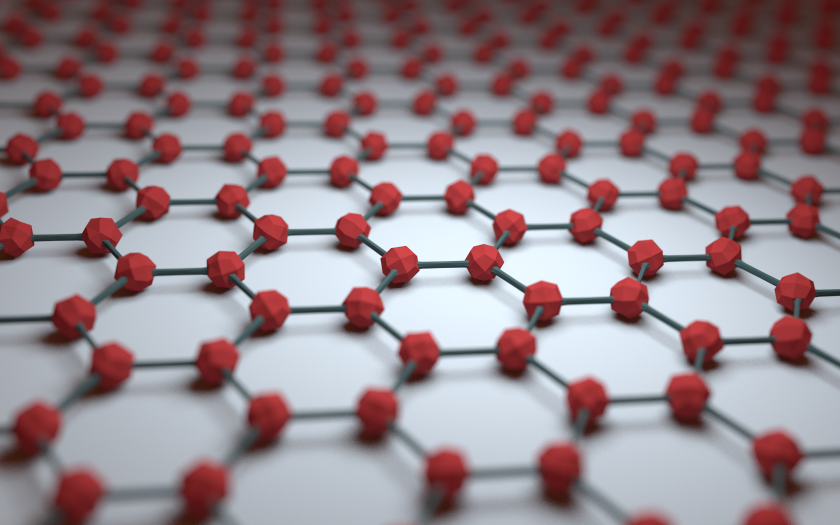
#> input picture images_raw/Graphene_Render05.png, 1680 x 1050 px, found by its file name (shown at 1/2 size)
$ python transform_image.py
#> lines starting #> are read from the running program, lines starting #| are printed output that depends on the picture
#> further down, input_image is the input picture: PIL image 1680x1050 RGBA; mean R, G, B, A 148.5, 132, 137.6, 255
from PIL import Image, ImageEnhance, ImageOps

try:
    from .palettes import (
        waveshare_e6_calibrated,
        waveshare_e6_empirical,
        waveshare_e6_ideal,
    )
except ImportError:
    from palettes import waveshare_e6_calibrated, waveshare_e6_empirical, waveshare_e6_ideal


def _boost_image(image: Image.Image, boost: str) -> Image.Image:
    if boost == "off":
        return image
    if boost != "mild":
        raise ValueError("Unknown boost mode")

    image = ImageEnhance.Contrast(image).enhance(1.15)
    image = ImageEnhance.Color(image).enhance(1.18)
    return ImageEnhance.Sharpness(image).enhance(1.08)


def _prepared_image(
    image: Image.Image, target: tuple[int, int] | None = None, boost: str = "off"
) -> Image.Image:
#> called with boost = 'off'
    image = ImageOps.exif_transpose(image)

    if image.mode != "RGB":
        image = image.convert("RGB")

    if target is None:
        width, height = image.size
#> width = 1680; height = 1050
        aspect = width / height
#> aspect = 1.6
        target = (400, 600) if aspect < 1 else (600, 400)
#> target = (600, 400)

    prepared = ImageOps.fit(
        image, target, method=Image.Resampling.LANCZOS, centering=(0.5, 0.5)
    )
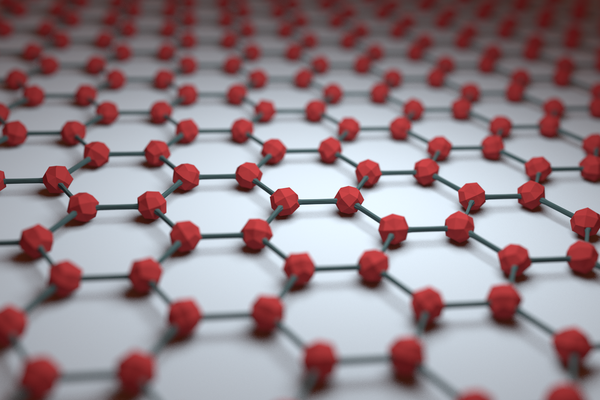
#> prepared: PIL image 600x400 RGB; mean R, G, B 149.8, 133.2, 138.9
    return _boost_image(prepared, boost)


def _palette_image(palette: list) -> Image.Image:
    palette_img = Image.new("P", (1, 1), 0)
    palette_img.putpalette(sum(palette, ()))
    return palette_img


def transform_image_pair(
    image: Image.Image,
    preview_palette: list,
    display_palette: list,
    target: tuple[int, int] | None = None,
    boost: str = "off",
) -> tuple[Image.Image, Image.Image]:
    prepared = _prepared_image(image, target, boost)
    dithered = prepared.quantize(
        colors=len(preview_palette),
        dither=Image.Dither.FLOYDSTEINBERG,
        palette=_palette_image(preview_palette),
    )
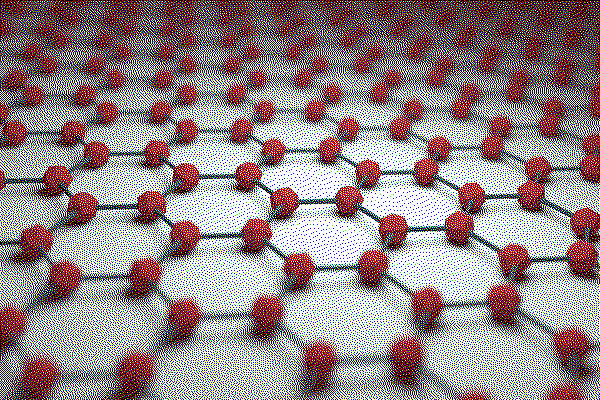
#> dithered: PIL image 600x400 P; mean R, G, B 149.9, 132.7, 138.7

    display_indexed = Image.new("P", dithered.size)
#> display_indexed: PIL image 600x400 P; every value is 0
    display_indexed.putpalette(sum(display_palette, ()))
    display_indexed.frombytes(dithered.tobytes())

    return dithered.convert("RGB"), display_indexed.convert("RGB")


def transform_image(
    image: Image.Image, palette: list, target: tuple[int, int] | None = None, boost: str = "off"
) -> Image.Image:
    """
    Transforms the input image to match the given palette.

    Args:
        image (Image.Image): The input image to be transformed.
        palette (list): A list of RGB tuples representing the target palette.

    Returns:
        Image.Image: The transformed image.
    """
    preview, _ = transform_image_pair(image, palette, palette, target, boost)
    return preview


if __name__ == "__main__":
    # Example usage
    image_name = "Graphene_Render05.png"  # Replace with your image name
    input_image_path = f"images_raw/{image_name}"  # Replace with your input image path
    output_image_path = (
        f"images/dith_{image_name}"  # Replace with your desired output image path
    )

    # Load the input image
    input_image = Image.open(input_image_path)

    # Transform the image using the ideal palette
    # transformed_image = transform_image(input_image, waveshare_e6_empirical)
    transformed_image = transform_image(input_image, waveshare_e6_ideal)
    # to rgb
    # Save the transformed image
    transformed_image.save(output_image_path)
    print(f"Transformed image saved to {output_image_path}")
